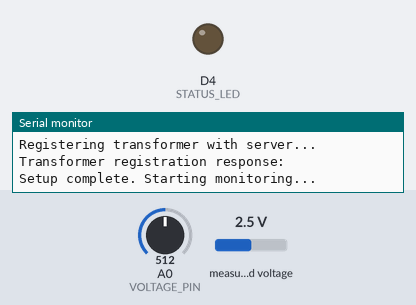
Bench run of a sketch on a simulated ESP8266 (Wemos D1 mini). Shown: output pins drawn as LEDs (lit = HIGH), the last lines printed to the serial monitor. The inputs (shaded band) are chosen by the test bench; at power-on: A0 (VOLTAGE_PIN) = 512, measured voltage 2.5 V. WiFi joins after 1.5 s; servers stay silent unless stated; network time is answered at once with the bench clock; uploads are accepted with an empty reply; the local clock reads 2024-03-15 10:24:30 at power-on unless the sketch sets it.

Above: at 3.9 s.
At 6.19 s:
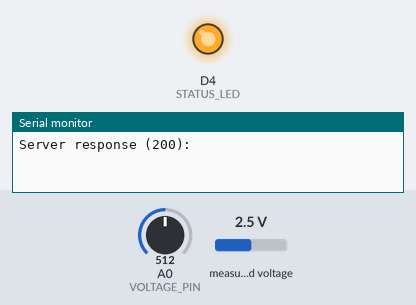
Timing chart, 0 to 9.8 s (numbered marks = the images above):
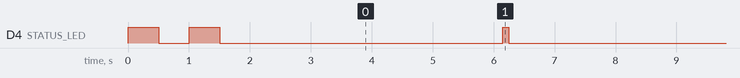

Measured:
- by itself, D4 (STATUS_LED): goes LOW 0.50 s, HIGH 0.50 s, LOW 4.6 s, 19 × (HIGH 0.10 s, LOW 6.1 s), HIGH 0.10 s, then LOW

The sketch:

lt_line_monitor.ino
```cpp
/*
 * LT Line Monitoring System - ESP8266 Code
 *
 * This code reads voltage and current from sensors and sends data to Flask backend
 *
 * Hardware Requirements:
 * - ESP8266 (NodeMCU or Wemos D1 Mini)
 * - ZMPT101B Voltage Sensor
 * - SCT-013 Current Transformer with ADS1115 ADC
 * - Breadboard and jumper wires
 *
 * Pin Connections:
 * - ZMPT101B: A0 (analog input)
 * - ADS1115: SDA (D2), SCL (D1)
 * - Status LED: D4 (built-in LED)
 */

#include <ESP8266WiFi.h>
#include <ESP8266HTTPClient.h>
#include <ArduinoJson.h>
#include <Wire.h>
#include <Adafruit_ADS1X15.h>
#include <WiFiClient.h>
#include <NTPClient.h>
#include <WiFiUdp.h>

// WiFi Configuration
const char* WIFI_SSID = "YOUR_WIFI_SSID";          // Replace with your WiFi SSID
const char* WIFI_PASSWORD = "YOUR_WIFI_PASSWORD";   // Replace with your WiFi password

// Server Configuration
const char* SERVER_URL = "http://192.168.1.100:5000"; // Replace with your Flask server IP
const char* TRANSFORMER_ID = "TX001";               // Unique transformer ID

// Pin Definitions
#define VOLTAGE_PIN A0          // ZMPT101B connected to A0
#define STATUS_LED LED_BUILTIN  // Built-in LED for status indication
#define SCL_PIN D1              // I2C Clock for ADS1115
#define SDA_PIN D2              // I2C Data for ADS1115

// Sensor Configuration
#define VOLTAGE_SAMPLES 100     // Number of samples for voltage reading
#define CURRENT_SAMPLES 100     // Number of samples for current reading
#define VOLTAGE_CALIBRATION 250.0  // Calibration factor for voltage sensor
#define CURRENT_CALIBRATION 10.0   // Calibration factor for current sensor
#define TRIP_THRESHOLD 0.05     // Current threshold for detecting line trip (A)
#define VOLTAGE_MIN_THRESHOLD 180.0  // Minimum voltage for normal operation

// Timing Configuration
#define READING_INTERVAL 5000   // Send readings every 5 seconds
#define WIFI_TIMEOUT 20000      // WiFi connection timeout
#define HTTP_TIMEOUT 10000      // HTTP request timeout

// Global Objects
Adafruit_ADS1115 ads;          // ADS1115 ADC for current measurement
WiFiClient wifiClient;
HTTPClient httpClient;
WiFiUDP ntpUDP;
NTPClient timeClient(ntpUDP, "pool.ntp.org", 19800, 60000); // IST timezone (+5:30)

// Global Variables
unsigned long lastReadingTime = 0;
bool wifiConnected = false;
bool tripAlerted = false;
float lastVoltage = 0;
float lastCurrent = 0;

void setup() {
    Serial.begin(115200);
    Serial.println("\n=== LT Line Monitoring System ===");
    Serial.println("Initializing ESP8266...");

    // Initialize pins
    pinMode(STATUS_LED, OUTPUT);
    digitalWrite(STATUS_LED, HIGH); // LED off initially (inverted logic)

    // Initialize I2C
    Wire.begin(SDA_PIN, SCL_PIN);

    // Initialize ADS1115
    if (!ads.begin()) {
        Serial.println("ERROR: Failed to initialize ADS1115!");
        blinkError();
    } else {
        Serial.println("ADS1115 initialized successfully");
        ads.setGain(GAIN_FOUR);  // +/- 1.024V range for current sensor
    }

    // Connect to WiFi
    connectToWiFi();

    // Initialize NTP client
    if (wifiConnected) {
        timeClient.begin();
        timeClient.update();
        Serial.println("NTP client initialized");
    }

    // Send initial transformer registration
    if (wifiConnected) {
        registerTransformer();
    }

    Serial.println("Setup complete. Starting monitoring...");
    digitalWrite(STATUS_LED, LOW); // LED on to indicate ready
}

void loop() {
    // Check WiFi connection
    if (WiFi.status() != WL_CONNECTED) {
        wifiConnected = false;
        connectToWiFi();
    } else {
        wifiConnected = true;
    }

    // Take readings at specified interval
    if (millis() - lastReadingTime >= READING_INTERVAL) {
        if (wifiConnected) {
            takeAndSendReading();
        }
        lastReadingTime = millis();
    }

    // Update NTP time periodically
    if (wifiConnected && millis() % 60000 == 0) {
        timeClient.update();
    }

    delay(100); // Small delay to prevent watchdog reset
}

void connectToWiFi() {
    Serial.print("Connecting to WiFi: ");
    Serial.println(WIFI_SSID);

    WiFi.begin(WIFI_SSID, WIFI_PASSWORD);

    unsigned long startTime = millis();
    while (WiFi.status() != WL_CONNECTED && millis() - startTime < WIFI_TIMEOUT) {
        delay(500);
        Serial.print(".");
        digitalWrite(STATUS_LED, !digitalRead(STATUS_LED)); // Blink during connection
    }

    if (WiFi.status() == WL_CONNECTED) {
        wifiConnected = true;
        digitalWrite(STATUS_LED, LOW); // LED on when connected
        Serial.println();
        Serial.println("WiFi connected successfully!");
        Serial.print("IP address: ");
        Serial.println(WiFi.localIP());
    } else {
        wifiConnected = false;
        digitalWrite(STATUS_LED, HIGH); // LED off when disconnected
        Serial.println();
        Serial.println("WiFi connection failed!");
    }
}

float readVoltage() {
    float sum = 0;
    float maxValue = 0;

    // Take multiple samples and find peak
    for (int i = 0; i < VOLTAGE_SAMPLES; i++) {
        float sample = analogRead(VOLTAGE_PIN);
        sum += sample;
        if (sample > maxValue) {
            maxValue = sample;
        }
        delayMicroseconds(100);
    }

    // Convert to RMS voltage
    float avgValue = sum / VOLTAGE_SAMPLES;
    float voltage = (maxValue - avgValue) * VOLTAGE_CALIBRATION / 1024.0;

    // Apply calibration and filtering
    voltage = voltage * 0.707; // Convert peak to RMS

    return voltage;
}

float readCurrent() {
    float sum = 0;
    float maxValue = 0;
    float minValue = 32767;

    // Take multiple samples from ADS1115
    for (int i = 0; i < CURRENT_SAMPLES; i++) {
        int16_t adcValue = ads.readADC_SingleEnded(0);
        float sample = abs(adcValue);

        sum += sample;
        if (sample > maxValue) maxValue = sample;
        if (sample < minValue) minValue = sample;

        delayMicroseconds(500);
    }

    // Calculate RMS current
    float avgValue = sum / CURRENT_SAMPLES;
    float current = (maxValue - minValue) * CURRENT_CALIBRATION / 32767.0;

    // Apply filtering for noise reduction
    if (current < 0.1) current = 0; // Filter out noise

    return current;
}

bool detectTrip(float voltage, float current) {
    // Trip detection logic:
    // 1. Current suddenly drops to near zero while voltage is present
    // 2. This indicates a line break or disconnection

    if (voltage > VOLTAGE_MIN_THRESHOLD && current < TRIP_THRESHOLD) {
        if (lastCurrent > TRIP_THRESHOLD) {
            // Current dropped suddenly - potential trip
            return true;
        }
    }

    return false;
}

void registerTransformer() {
    Serial.println("Registering transformer with server...");

    // Create JSON payload
    StaticJsonDocument<200> doc;
    doc["transformer_id"] = TRANSFORMER_ID;
    doc["location"] = "Distribution Feeder Line 1"; // Update as needed

    String jsonString;
    serializeJson(doc, jsonString);

    // Send HTTP POST request
    httpClient.begin(wifiClient, String(SERVER_URL) + "/add_transformer");
    httpClient.addHeader("Content-Type", "application/json");
    httpClient.setTimeout(HTTP_TIMEOUT);

    int httpResponseCode = httpClient.POST(jsonString);

    if (httpResponseCode > 0) {
        String response = httpClient.getString();
        Serial.print("Transformer registration response: ");
        Serial.println(response);
    } else {
        Serial.print("Transformer registration failed. HTTP error: ");
        Serial.println(httpResponseCode);
    }

    httpClient.end();
}

void takeAndSendReading() {
    Serial.println("Taking sensor readings...");

    // Read sensors
    float voltage = readVoltage();
    float current = readCurrent();
    bool tripStatus = detectTrip(voltage, current);

    // Update last readings
    lastVoltage = voltage;
    lastCurrent = current;

    // Print readings to serial
    Serial.print("Voltage: ");
    Serial.print(voltage, 2);
    Serial.print(" V, Current: ");
    Serial.print(current, 3);
    Serial.print(" A");

    if (tripStatus) {
        Serial.print(" [TRIP DETECTED]");
        if (!tripAlerted) {
            blinkAlert();
            tripAlerted = true;
        }
    } else {
        tripAlerted = false;
    }
    Serial.println();

    // Send to server
    sendReading(voltage, current, tripStatus);
}

void sendReading(float voltage, float current, bool tripStatus) {
    // Get current timestamp
    String timestamp = getTimestamp();

    // Create JSON payload
    StaticJsonDocument<300> doc;
    doc["transformer_id"] = TRANSFORMER_ID;
    doc["voltage"] = round(voltage * 10) / 10.0;  // Round to 1 decimal place
    doc["current"] = round(current * 1000) / 1000.0;  // Round to 3 decimal places
    doc["trip_status"] = tripStatus;
    doc["timestamp"] = timestamp;

    String jsonString;
    serializeJson(doc, jsonString);

    Serial.print("Sending data: ");
    Serial.println(jsonString);

    // Send HTTP POST request
    httpClient.begin(wifiClient, String(SERVER_URL) + "/add_reading");
    httpClient.addHeader("Content-Type", "application/json");
    httpClient.setTimeout(HTTP_TIMEOUT);

    int httpResponseCode = httpClient.POST(jsonString);

    if (httpResponseCode > 0) {
        String response = httpClient.getString();
        Serial.print("Server response (");
        Serial.print(httpResponseCode);
        Serial.print("): ");
        Serial.println(response);

        // Blink LED on successful transmission
        quickBlink();
    } else {
        Serial.print("HTTP POST failed. Error: ");
        Serial.println(httpResponseCode);
        blinkError();
    }

    httpClient.end();
}

String getTimestamp() {
    if (wifiConnected && timeClient.isTimeSet()) {
        // Get current time from NTP
        unsigned long epochTime = timeClient.getEpochTime();

        // Convert to readable format (ISO 8601)
        time_t rawTime = epochTime;
        struct tm *timeInfo = gmtime(&rawTime);

        char buffer[32];
        sprintf(buffer, "%04d-%02d-%02d %02d:%02d:%02d",
                timeInfo->tm_year + 1900,
                timeInfo->tm_mon + 1,
                timeInfo->tm_mday,
                timeInfo->tm_hour,
                timeInfo->tm_min,
                timeInfo->tm_sec);

        return String(buffer);
    } else {
        // Fallback to millis if NTP not available
        return String(millis());
    }
}

void quickBlink() {
    digitalWrite(STATUS_LED, HIGH);
    delay(100);
    digitalWrite(STATUS_LED, LOW);
}

void blinkError() {
    for (int i = 0; i < 3; i++) {
        digitalWrite(STATUS_LED, HIGH);
        delay(200);
        digitalWrite(STATUS_LED, LOW);
        delay(200);
    }
}

void blinkAlert() {
    for (int i = 0; i < 10; i++) {
        digitalWrite(STATUS_LED, HIGH);
        delay(100);
        digitalWrite(STATUS_LED, LOW);
        delay(100);
    }
}

// Diagnostic function to test sensors (call from serial monitor)
void testSensors() {
    Serial.println("=== Sensor Test ===");

    Serial.print("Raw ADC (A0): ");
    Serial.println(analogRead(VOLTAGE_PIN));

    Serial.print("ADS1115 Channel 0: ");
    Serial.println(ads.readADC_SingleEnded(0));

    Serial.print("Calculated Voltage: ");
    Serial.println(readVoltage());

    Serial.print("Calculated Current: ");
    Serial.println(readCurrent());

    Serial.println("=== Test Complete ===");
}
```
